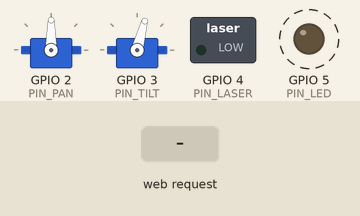
Recording of a sketch running on a simulated ESP32-C3. On the bench: 2 × servo, switched loads named in the sketch (green lamp = pin HIGH), output pins drawn as LEDs (lit = HIGH). Dashed ring = blinking. Inputs (shaded band) come from the test bench. Random numbers use the default seed unless the sketch sets one.

Above: at 1.2 s.
1.3 s: HTTP request GET /cmd?pan=1 received
At 3.2 s:
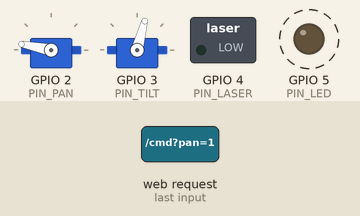
4.3 s: HTTP request GET /cmd?laser=1 received
At 6.2 s:
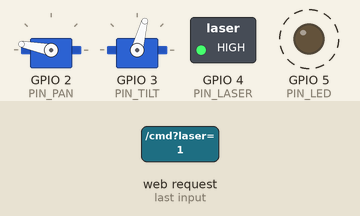
7.3 s: HTTP request GET /cmd?pan=freeze received
At 9.3 s:
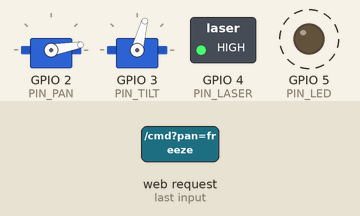
10.3 s: HTTP request GET /cmd?laser=freeze received
At 11.4 s:
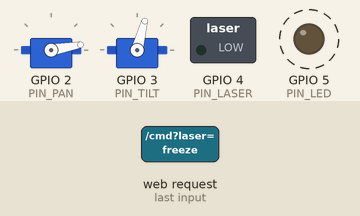
13.3 s: HTTP request GET /cmd?pan=120 received
At 13.76 s:
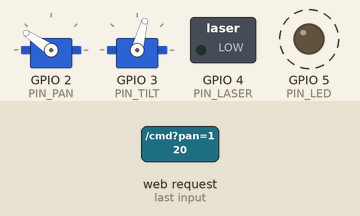
16.3 s: HTTP request GET /cmd?pan=patrol received
At 16.75 s:
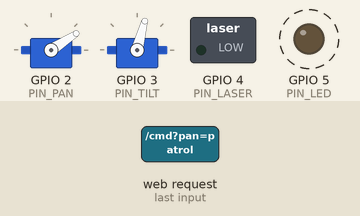
Timing chart, 0 to 20.3 s (numbered marks = the images above; inputs shaded):
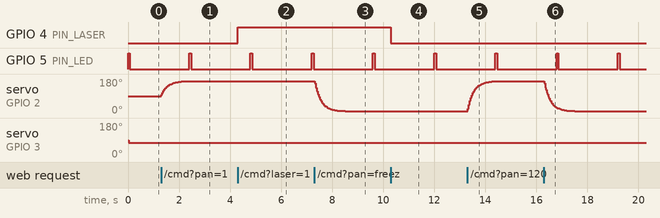

Measured:
- after the input at 1.3 s, servo on GPIO 2 (PIN_PAN): moves from 90° to 169° over 1.0 s, starting at once
- after the input at 4.3 s, GPIO 4 (PIN_LASER): LOW → HIGH at once
- after the input at 7.3 s, servo on GPIO 2 (PIN_PAN): moves from 169° to 10° over 1.2 s, starting at once
- after the input at 10.3 s, GPIO 4 (PIN_LASER): HIGH → LOW at once
- after the input at 13.3 s, servo on GPIO 2 (PIN_PAN): moves from 10° to 169° over 1.2 s, starting at once
- after the input at 16.3 s, servo on GPIO 2 (PIN_PAN): moves from 169° to 10° over 1.2 s, starting at once
- by itself, GPIO 5 (PIN_LED): alternates HIGH for 0.07 s and LOW for 2.3 s

The sketch:

boom_turret.ino
```cpp
/*
 * Boom turret firmware — ESP32-C3 SuperMini
 * ------------------------------------------
 * Creates a WiFi access point and serves a phone joystick page.
 *
 * Arduino IDE setup:
 *   1. Boards manager: install "esp32" (Espressif), pick "ESP32C3 Dev Module"
 *   2. Library manager: install "ESP32Servo"
 *   3. Flash, join WiFi "BOOM-net" (password below), open http://192.168.4.1
 *
 * Wiring (matches the build docs):
 *   GPIO2 -> pan servo signal      GPIO3 -> tilt servo signal (pouch only)
 *   GPIO4 -> laser module signal   5V/GND -> servo + laser power rails
 */
#include <WiFi.h>
#include <WebServer.h>
#include <ESP32Servo.h>

// ---------------- build config ----------------
#define BUILD_POUCH 1        // 1 = pencil case (pan + tilt), 0 = bottle (pan only)

const char *AP_SSID = "BOOM-net";
const char *AP_PASS = "pewpew123";   // change me

const int PIN_PAN = 2, PIN_TILT = 3, PIN_LASER = 4;
const int PIN_LED = 5;   // "status" LED (ENV-SENSE box): heartbeat blink
                          // that does nothing except look official

// Servo angle limits. TILT: 90 = level. The MAX below is the SAFETY
// CEILING — beam can never rise above it. Calibrate for your room so the
// beam stays below chest height at the wall.
const float PAN_MIN = 10, PAN_MAX = 170;
const float TILT_MIN = 55;           // steepest downward aim
const float TILT_MAX = 88;           // safety ceiling (< 90 = below level)

const float EASE = 0.08;             // per-tick easing (smaller = smoother)
const uint32_t TICK_MS = 20;         // 50 Hz motion loop

// ---------------- state ----------------
Servo panServo, tiltServo;
WebServer server(80);

enum Mode { MANUAL, PATROL, FROZEN };
Mode mode = MANUAL;
float panNow = 90, tiltNow = 75, panTgt = 90, tiltTgt = 75;
bool laserOn = false;
uint32_t lastTick = 0, patrolUntil = 0;

float clampf(float v, float lo, float hi) {
  return v < lo ? lo : (v > hi ? hi : v);
}

// ---------------- control page ----------------
const char PAGE[] PROGMEM = R"HTML(
<!doctype html><meta name=viewport content="width=device-width,initial-scale=1">
<title>BOOM</title>
<style>
 body{margin:0;background:#111;color:#eee;font-family:system-ui;
      display:flex;flex-direction:column;align-items:center;gap:14px;padding:16px}
 #pad{width:82vw;max-width:340px;aspect-ratio:1;background:#1d1f24;
      border:2px solid #333;border-radius:16px;position:relative;touch-action:none}
 #dot{width:34px;height:34px;background:#e03131;border-radius:50%;
      position:absolute;left:calc(50% - 17px);top:calc(50% - 17px)}
 button{font-size:17px;padding:12px 22px;border-radius:12px;border:0;
        background:#2b2f36;color:#eee}
 button.on{background:#2f6db4}
 #freeze{background:#7a1f1f;font-weight:700;font-size:20px;width:82vw;max-width:340px}
 #row{display:flex;gap:12px}
</style>
<h3>BOOM turret</h3>
<div id=pad><div id=dot></div></div>
<div id=row>
 <button id=laser>Laser</button>
 <button id=patrol>Patrol</button>
 <button id=center>Center</button>
</div>
<button id=freeze>FREEZE</button>
<script>
const pad=document.getElementById('pad'),dot=document.getElementById('dot');
let px=0.5,py=0.5,laser=0,dirty=false;
function move(e){const r=pad.getBoundingClientRect();
 const t=e.touches?e.touches[0]:e;
 px=Math.min(1,Math.max(0,(t.clientX-r.left)/r.width));
 py=Math.min(1,Math.max(0,(t.clientY-r.top)/r.height));
 dot.style.left=(px*r.width-17)+'px';dot.style.top=(py*r.height-17)+'px';
 dirty=true;e.preventDefault();}
pad.addEventListener('pointerdown',move);pad.addEventListener('pointermove',
 e=>{if(e.buttons||e.touches)move(e)});pad.addEventListener('touchmove',move);
setInterval(()=>{if(!dirty)return;dirty=false;
 fetch(`/cmd?pan=${(1-px).toFixed(3)}&tilt=${(1-py).toFixed(3)}`).catch(()=>{});},120);
const L=document.getElementById('laser');
L.onclick=()=>{laser^=1;L.classList.toggle('on',laser);
 fetch('/cmd?laser='+laser).catch(()=>{});};
const P=document.getElementById('patrol');
P.onclick=()=>{P.classList.toggle('on');
 fetch('/mode?m='+(P.classList.contains('on')?'patrol':'manual')).catch(()=>{});};
document.getElementById('center').onclick=()=>{px=py=0.5;dirty=true;};
document.getElementById('freeze').onclick=()=>{laser=0;L.classList.remove('on');
 P.classList.remove('on');fetch('/mode?m=freeze').catch(()=>{});};
</script>
)HTML";

// ---------------- handlers ----------------
void handleCmd() {
  if (mode == FROZEN && !server.hasArg("laser")) { server.send(200, "text/plain", "frozen"); return; }
  if (server.hasArg("pan"))    // joystick sends 0..1
    panTgt = PAN_MIN + clampf(server.arg("pan").toFloat(), 0, 1) * (PAN_MAX - PAN_MIN);
  if (server.hasArg("tilt"))
    tiltTgt = TILT_MIN + clampf(server.arg("tilt").toFloat(), 0, 1) * (TILT_MAX - TILT_MIN);
  if (server.hasArg("laser")) {
    laserOn = server.arg("laser") == "1" && mode != FROZEN;
    digitalWrite(PIN_LASER, laserOn ? HIGH : LOW);
  }
  if (mode == PATROL) mode = MANUAL;   // touching the stick takes over
  server.send(200, "text/plain", "ok");
}

void handleMode() {
  String m = server.arg("m");
  if (m == "freeze") {                 // park + blackout, instantly
    mode = FROZEN;
    laserOn = false;
    digitalWrite(PIN_LASER, LOW);
    panTgt = 90; tiltTgt = TILT_MIN + (TILT_MAX - TILT_MIN) * 0.5;
  } else if (m == "patrol") {
    mode = PATROL; patrolUntil = 0;
  } else {
    mode = MANUAL;
  }
  server.send(200, "text/plain", "ok");
}

void setup() {
  pinMode(PIN_LASER, OUTPUT);
  digitalWrite(PIN_LASER, LOW);
  pinMode(PIN_LED, OUTPUT);
  panServo.setPeriodHertz(50);
  panServo.attach(PIN_PAN, 500, 2400);
#if BUILD_POUCH
  tiltServo.setPeriodHertz(50);
  tiltServo.attach(PIN_TILT, 500, 2400);
#endif
  WiFi.softAP(AP_SSID, AP_PASS);
  server.on("/", []() { server.send_P(200, "text/html", PAGE); });
  server.on("/cmd", handleCmd);
  server.on("/mode", handleMode);
  server.begin();
}

void loop() {
  server.handleClient();
  uint32_t now = millis();
  digitalWrite(PIN_LED, (now % 2400) < 70 ? HIGH : LOW);   // slow heartbeat
  if (now - lastTick < TICK_MS) return;
  lastTick = now;

  if (mode == PATROL && now > patrolUntil) {
    // slow random drift, then a long natural pause
    panTgt = random((int)PAN_MIN, (int)PAN_MAX);
    tiltTgt = random((int)TILT_MIN, (int)TILT_MAX);
    patrolUntil = now + random(3000, 11000);
  }

  // eased motion: fast enough to feel live, slow enough to look organic
  panNow += (panTgt - panNow) * EASE;
  tiltNow += (tiltTgt - tiltNow) * EASE;
  tiltNow = clampf(tiltNow, TILT_MIN, TILT_MAX);   // hard safety clamp

  panServo.write(panNow);
#if BUILD_POUCH
  tiltServo.write(tiltNow);
#endif
}
```
